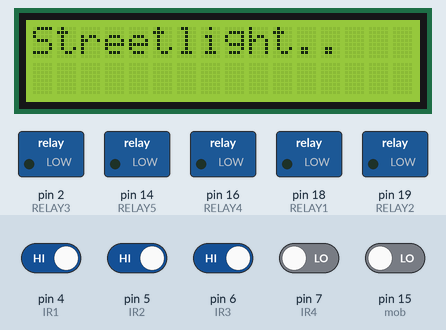
A sketch run on a simulated Arduino Nano, built with avr-gcc and run on an emulated ATmega328P. On the bench: 16×2 character LCD, switched loads named in the sketch (green lamp = pin HIGH). Inputs (shaded band) come from the test bench; at power-on: pin 4 (IR1), pin 5 (IR2), pin 6 (IR3) HIGH, pin 7 (IR4), pin 15 (mob) LOW. What the sketch prints to the serial monitor is not drawn.

Above: at 3.1 s.
At 4.2 s:
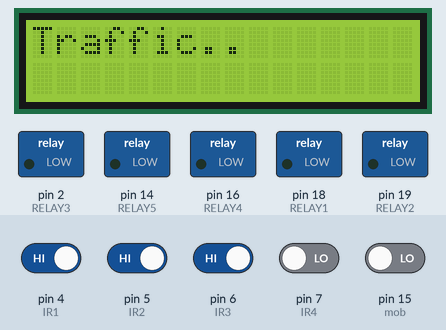
4.3 s: pin 7 (IR4) driven HIGH
At 5.7 s:
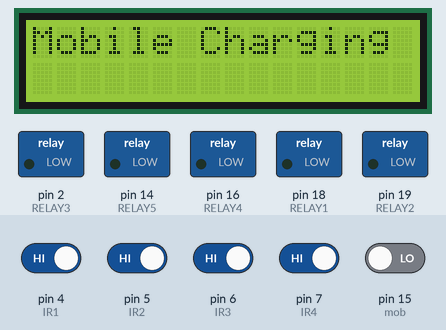
At 6.7 s:
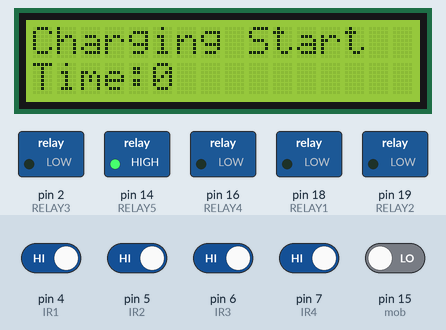
Timing chart, 0 to 8.2 s (numbered marks = the images above; inputs shaded):
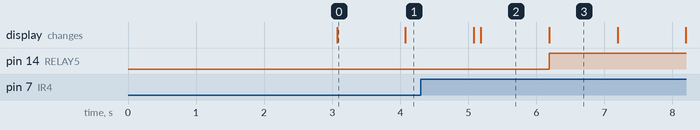

Measured:
- after the input at 4.3 s, pin 14 (RELAY5): LOW → HIGH after 1.9 s instead of 6.9 s; pin 16 (RELAY4): stays LOW (without the input it goes to HIGH after 0.78 s)
- what the display in image 0 shows lasts 1.0 s, from 3.1 s to 4.1 s

The sketch:

NANO_TREE_STREETLIGHT_TRAFFIC_GAT.ino
```cpp
#include <LiquidCrystal.h>

const int rs = 13, en= 12, d4 = 8, d5 = 9, d6 = 10, d7 = 11;
LiquidCrystal lcd(rs, en, d4, d5, d6, d7);


int IR1=4;
int IR2=5;
int IR3=6;
int IR4=7;

int mob=15;


int RELAY1=18;
int RELAY2=19;

int RELAY3=2;
int RELAY4=16;

int RELAY5=14;

int fault_val;

void setup()
{

  pinMode(IR1,INPUT);
  pinMode(IR2,INPUT);
  pinMode(IR3,INPUT);
  pinMode(IR4,INPUT);

  pinMode(mob,INPUT);


  pinMode(RELAY1,OUTPUT);
  pinMode(RELAY2,OUTPUT);
  pinMode(RELAY3,OUTPUT);
  pinMode(RELAY4,OUTPUT);
  pinMode(RELAY5,OUTPUT);

  digitalWrite(RELAY1,LOW);
  digitalWrite(RELAY2,LOW);
   digitalWrite(RELAY3,LOW);
  digitalWrite(RELAY4,LOW);
   digitalWrite(RELAY5,LOW);


  lcd.begin(16,2);                      // Initialize the LCD

  lcd.clear();
  lcd.print("Nano Tree Based");
  lcd.setCursor(0, 1);
  lcd.print("Application");

  Serial.begin(9600);
delay(3000);


}
void loop()
{


  Streetlight();
  Traffic_Check();
  Mobile_Charge();


}
void Streetlight()
{
  lcd.clear();
  lcd.print("Streetlight..");
  Serial.println("Street light");
  delay(1000);
  if(digitalRead(IR1)==LOW)
  {
    digitalWrite(RELAY1,HIGH);
    FAULT_DETECTION();
    delay(5000);
    digitalWrite(RELAY1,LOW);

  }
  if(digitalRead(IR2)==LOW)
  {
    digitalWrite(RELAY2,HIGH);
    FAULT_DETECTION();
    delay(5000);
    digitalWrite(RELAY2,LOW);
  }

}
void FAULT_DETECTION()
{

  fault_val=analogRead(A3);
  fault_val=1023-fault_val;
  Serial.print("LDR2:");
  Serial.println(fault_val);
  lcd.clear();
lcd.setCursor(0,1);
  lcd.print("LDR2:");
  lcd.print(fault_val);
  delay(1000);
  if(fault_val<100)
  {
    Serial.println("$Streetlight Fault Occurs #");
    lcd.clear();
    lcd.print("Streetlight Fault");
    lcd.setCursor(0,1);
    lcd.print("Occurs");
    delay(1000);

  }

}
void Traffic_Check()
{
   lcd.clear();
  lcd.print("Traffic..");
  Serial.println("Traffic");
  delay(1000);

  if(digitalRead(IR3)==LOW)
  {
    digitalWrite(RELAY3,HIGH);
    delay(5000);
    digitalWrite(RELAY3,LOW);
  }
  if(digitalRead(IR4)==LOW)
  {
    digitalWrite(RELAY4,HIGH);
    delay(5000);
    digitalWrite(RELAY4,LOW);

  }

}


void Mobile_Charge()
{
  int z;
  lcd.clear();
  lcd.print("Mobile");
  delay(100);
  if(digitalRead(mob)==LOW)
  {
    lcd.clear();
  lcd.print("Mobile Charging Start");
  delay(1000);
    for(z=0;z<60;z++)
    {
      lcd.clear();
      lcd.print("Charging Start");
      lcd.setCursor(0,1);
      lcd.print("Time:");
      lcd.print(z);
      digitalWrite(RELAY5,HIGH);
      delay(1000);
    }
    delay(1000);
    lcd.clear();
    lcd.print("Charging over");
    digitalWrite(RELAY5,LOW);
    delay(100);
  }

}
```
